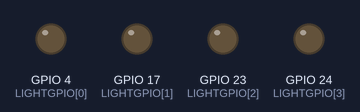
This program was run on a simulated Raspberry Pi (BCM pin numbers). Shown: output pins drawn as LEDs (lit = HIGH). At 31.0 s the program stops and its outputs stay as they are.

Above: at 0.1 s.
At 1.1 s:
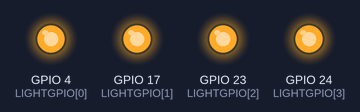
At 4.1 s:
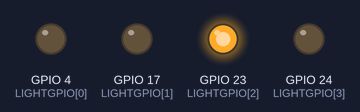
At 8.1 s:
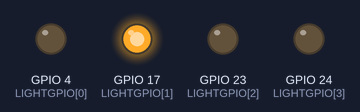
At 15.1 s:
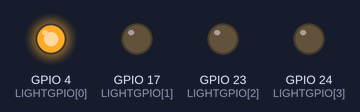
At 30.1 s:
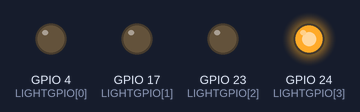
Timing chart, 0 to 32.5 s (numbered marks = the images above):
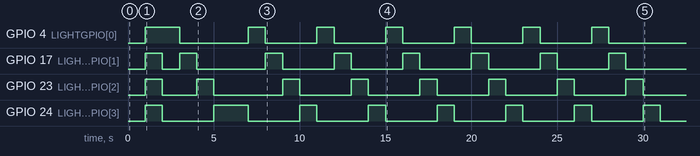

The program:

discolight-sequences.py
```python
from gpiozero import LED
import time

# GPIO port numbers for the light
#9 = gnd, 7 = GPIO 4, 11 = GPIO 17, 16 = GPIO 23, 18 = GPIO 24
LIGHTGPIO = [4, 17, 23, 24]
# Time between each step in the sequence in seconds
DELAY = 1

lights = [LED(LIGHTGPIO[0]), LED(LIGHTGPIO[1]), LED(LIGHTGPIO[2]), LED(LIGHTGPIO[3])]


def allOn():
    for x in range (4):
        lights[x].on()

def allOff():
    for x in range (4):
        lights[x].off()

def sequence():
    for x in range (4):
        for y in range (4):
            lights[y].off()
        lights[x].on()
        time.sleep(DELAY)


def repeatSequence(numsequences):
    for x in range (numsequences):
        sequence()

# Main code starts here
allOff()
time.sleep(DELAY)
allOn()
time.sleep(DELAY)
sequence()
time.sleep(DELAY)
repeatSequence(6)
```

Measured:
- by itself, GPIO 4 (LIGHTGPIO[0]): goes HIGH 2.0 s, LOW 4.0 s, 5 × (HIGH 1.0 s, LOW 3.0 s), HIGH 1.0 s, then LOW
- by itself, GPIO 17 (LIGHTGPIO[1]): goes HIGH 1.0 s, LOW 1.0 s, HIGH 1.0 s, LOW 4.0 s, 5 × (HIGH 1.0 s, LOW 3.0 s), HIGH 1.0 s, then LOW
- by itself, GPIO 23 (LIGHTGPIO[2]): goes HIGH 1.0 s, LOW 2.0 s, HIGH 1.0 s, LOW 4.0 s, 5 × (HIGH 1.0 s, LOW 3.0 s), HIGH 1.0 s, then LOW
- by itself, GPIO 24 (LIGHTGPIO[3]): goes HIGH 1.0 s, LOW 3.0 s, HIGH 2.0 s, 6 × (LOW 3.0 s, HIGH 1.0 s), then LOW
